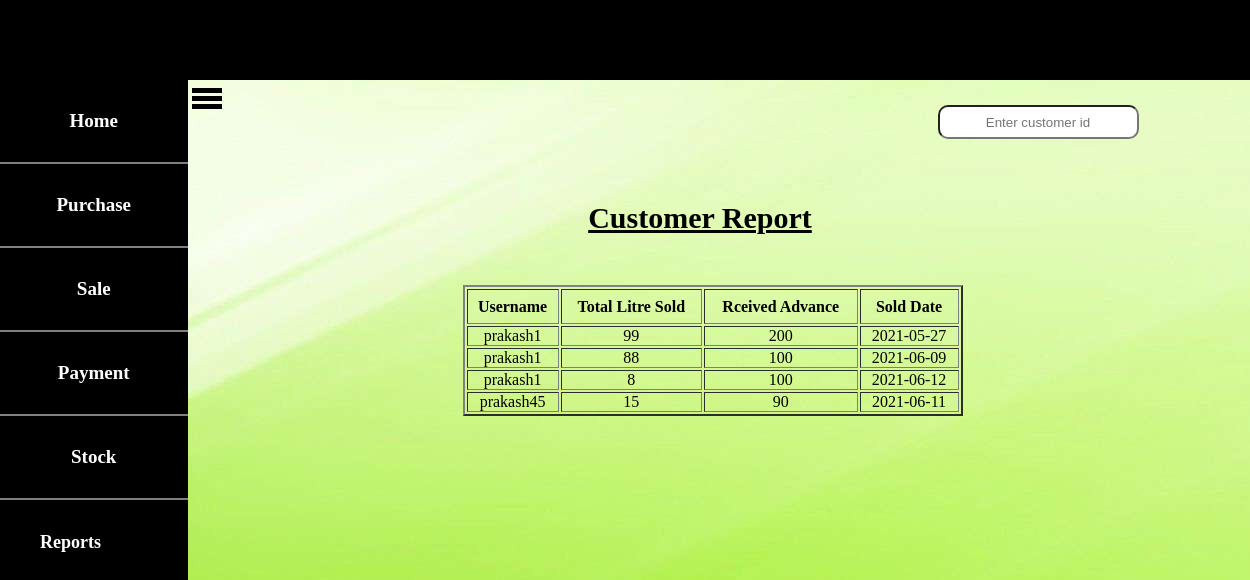
/customerreport.php, run on the app's committed database.
### tables this page shows
CREATE TABLE `sale` (
  `username` varchar(15) NOT NULL,
  `litre` int(10) NOT NULL,
  `advance` int(10) NOT NULL,
  `date` date NOT NULL
);

### customerreport.php (the view, shortened to what this page needs)
<!DOCTYPE html>
<html>
<head>
    <link rel="stylesheet" type="text/css" href="css/submit.css">
</head>
<body style="background-image: url(images/66773.jpg);">
	<table border="2" style="width: 40%;text-align: center;margin-top: 4%;margin-left: 37%;">
		<tr style="height: 35px">
             <th> Username </th>
             <th> Total Litre Sold</th>
             <th> Rceived Advance </th>
             <th> Sold Date </th>
		</tr>
<?php
include "includes/headeremp.php";
include "navemp.php";
?>
<form action="" method="POST">
<input type="text" name="searcht"   id="myText" placeholder="Enter customer id" style="text-align: center;margin-top: 2%;margin-left: 75%;padding: 10px;height: 10px;border-radius: 10px;">&nbsp
<button name="search" class="su" style="">Search</button>
</form>
<p style="text-align: center;font-size: 30px;margin-top: 2%;margin-left: 12%"><b><u>Customer Report</u></b></p>
<?php
$conn=mysqli_connect("localhost","root","","milkcompany") or die("connection failed");
if(isset($_POST['search']))
{
	$id=$_POST['searcht'];
	$query="select * from sale where username='$id'";
	$query_run=mysqli_query($conn,$query);
		while ($row=mysqli_fetch_array($query_run))
		{
			echo "
			<tr>
			<td>".$row['username']."</td>
			<td>".$row['litre']."</td>
			<td>".$row['advance']."</td>
			<td> ".$row['date']." </td>
			</tr>";
		}
}
elseif(empty($_POST['search']))
{
	$conn=mysqli_connect("localhost","root","","milkcompany") or die("connection failed");
	$query="select * from sale";
	$data=mysqli_query($conn,$query);
	$total=mysqli_num_rows($data);
	if($total!=0)
	{
		while ($result=mysqli_fetch_assoc($data))
		{
			echo "
			<tr>
			<td>".$result['username']."</td>
			<td>".$result['litre']."</td>
			<td>".$result['advance']."</td>
			<td> ".$result['date']." </td>
			</tr>";
		}
	}
}
else
{
	echo "no records found";
}
?>
</table>
</body>
</html>

### css/submit.css (style rules this page uses)
.su { padding: 10px 30px; font-size: 15px; cursor: pointer; background:linear-gradient(to right,#228B22,lime); border:0; outline: none; border-radius: 35px; color: black; font-weight: bold; }

### css/style2.css (style rules this page uses)
* { margin: 0; padding: 0; }

### data on the page
sale: username "prakash1", litre "99", advance "200", date "2021-05-27"
sale: username "prakash1", litre "88", advance "100", date "2021-06-09"
sale: username "prakash1", litre "8", advance "100", date "2021-06-12"
sale: username "prakash45", litre "15", advance "90", date "2021-06-11"
